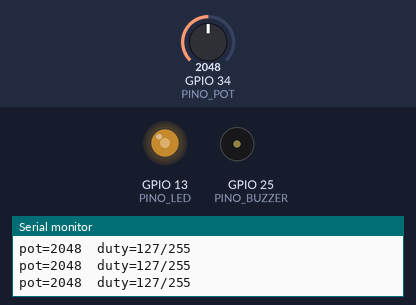
Bench run of a program on a simulated ESP32. Shown: output pins drawn as LEDs (lit = HIGH), buzzer (waves = sounding), the last lines printed to the serial monitor. The inputs (shaded band) are chosen by the test bench; at power-on: GPIO 34 (PINO_POT) = 2048.

Above: at 3.3 s.
3.4 s: GPIO 34 (PINO_POT) set to 1678
At 4.3 s:
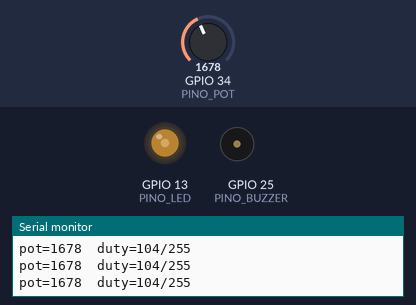
4.9 s: GPIO 34 (PINO_POT) set to 1552
At 5.4 s:
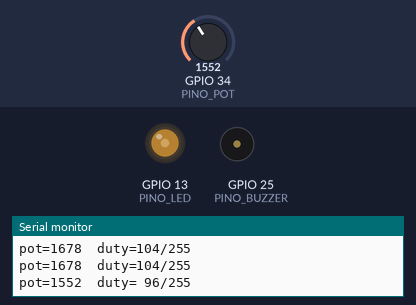
7.2 s: GPIO 34 (PINO_POT) set to 1032
At 8.4 s:
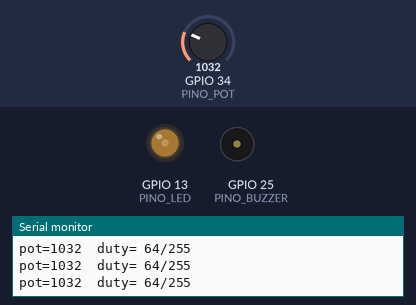
8.7 s: GPIO 34 (PINO_POT) set to 941
At 9.5 s:
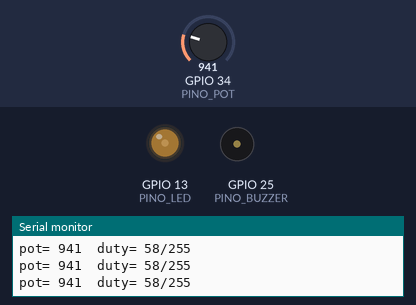
10.8 s: GPIO 34 (PINO_POT) set to 2047
At 11.1 s:
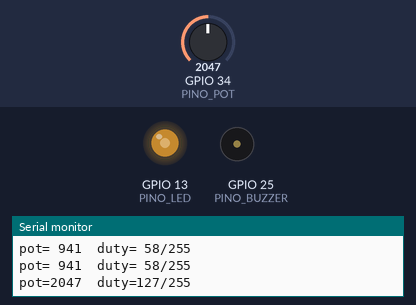
Timing chart, 0 to 13.3 s (numbered marks = the images above; inputs shaded):
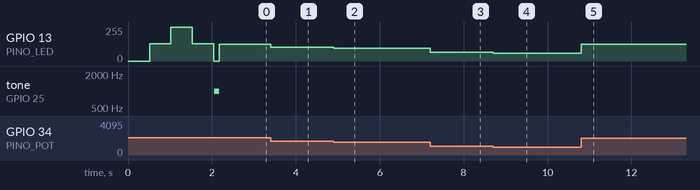

The program:

main.cpp
```cpp
#include <Arduino.h>

/*
 * Oficina de ESP32 — PETECO / UTFPR
 * 02. PWM e protocolos — LEDC: brilho, fade e som
 *
 * ATENÇÃO: este código usa a API do core 3.x.
 *   3.x (aqui):  ledcAttach(pino, freq, resolucao)  /  ledcWrite(pino, duty)
 *   2.x (velho): ledcSetup(canal, ...) + ledcAttachPin(pino, canal)
 * Se der "'ledcSetup' was not declared", o tutorial que você leu é do 2.x.
 *
 * Montagem
 *   LED    : GPIO 13 -> resistor 220R -> LED -> GND
 *   Buzzer : GPIO 25 -> buzzer PASSIVO -> GND
 *   Pot.   : 3V3 -> potenciômetro -> GND, cursor no GPIO 34 (ADC1)
 */

const int PINO_LED    = 13;
const int PINO_BUZZER = 25;
const int PINO_POT    = 34;        // ADC1: funciona mesmo com Wi-Fi ligado

// LED: 5 kHz é bem acima do que o olho percebe; 8 bits dá duty de 0 a 255.
const int LED_FREQ = 5000;
const int LED_RES  = 8;
const int LED_MAX  = (1 << LED_RES) - 1;   // 255

// protótipos: no PlatformIO, funções usadas antes de definidas precisam disto
void demonstraFade();
void beep(uint32_t freq, uint32_t ms);

void setup() {
  Serial.begin(115200);

  ledcAttach(PINO_LED, LED_FREQ, LED_RES);
  ledcAttach(PINO_BUZZER, 2000, 8);

  Serial.println("A: fade automatico | B: brilho pelo potenciometro");
  demonstraFade();
  beep(1000, 120);
}

void loop() {
  // O potenciômetro (0..4095) vira duty (0..255).
  int leitura = analogRead(PINO_POT);
  int duty    = map(leitura, 0, 4095, 0, LED_MAX);
  ledcWrite(PINO_LED, duty);

  static unsigned long ultimoLog = 0;
  if (millis() - ultimoLog >= 300) {
    ultimoLog = millis();
    Serial.printf("pot=%4d  duty=%3d/%d\n", leitura, duty, LED_MAX);
  }
}

// Sobe e desce o brilho uma vez, para mostrar o efeito do duty cycle.
void demonstraFade() {
  for (int d = 0; d <= LED_MAX; d++) { ledcWrite(PINO_LED, d); delay(4); }
  for (int d = LED_MAX; d >= 0; d--) { ledcWrite(PINO_LED, d); delay(4); }
}

// Num buzzer PASSIVO, a frequência do PWM é a própria nota.
void beep(uint32_t freq, uint32_t ms) {
  ledcWriteTone(PINO_BUZZER, freq);
  delay(ms);
  ledcWriteTone(PINO_BUZZER, 0);
}
```

Measured:
- after the input at 3.4 s, GPIO 13 (PINO_LED): 127/255 → 104/255 at once
- after the input at 4.9 s, GPIO 13 (PINO_LED): 104/255 → 96/255 at once
- after the input at 7.2 s, GPIO 13 (PINO_LED): 96/255 → 64/255 at once
- after the input at 8.7 s, GPIO 13 (PINO_LED): 64/255 → 58/255 at once
- after the input at 10.8 s, GPIO 13 (PINO_LED): 58/255 → 127/255 at once
